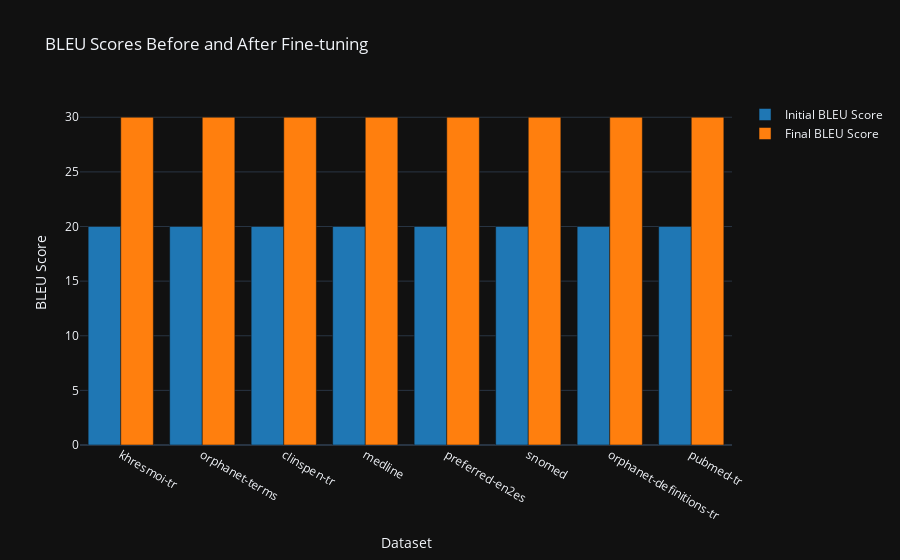

The notebook cell this image was saved under:
### Markdown cell above
### Ordered by target vocabulary size

### Code cell
vocabulary_datasets = ["khresmoi-tr", "orphanet-terms", "clinspen-tr", "medline", "preferred-en2es", "snomed", "orphanet-definitions-tr", "pubmed-tr"]
vocabulary_initial = [20, 20, 20, 20, 20, 20, 20, 20]
vocabulary_final = [30, 30, 30, 30, 30, 30, 30, 30]
plot_curriculum_results(vocabulary_datasets, vocabulary_initial, vocabulary_final)

### Figure 1 — Plotly figure (JSON) as saved in the notebook; plotly's stock layout.template omitted (floating-point values rounded to 4 significant figures)
{"data": [{"marker": {"color": "rgb(31, 119, 180)"}, "name": "Initial BLEU Score", "x": ["khresmoi-tr", "orphanet-terms", "clinspen-tr", "medline", "preferred-en2es", "snomed", "orphanet-definitions-tr", "pubmed-tr"], "y": [20, 20, 20, 20, 20, 20, 20, 20], "type": "bar"}, {"marker": {"color": "rgb(255, 127, 14)"}, "name": "Final BLEU Score", "x": ["khresmoi-tr", "orphanet-terms", "clinspen-tr", "medline", "preferred-en2es", "snomed", "orphanet-definitions-tr", "pubmed-tr"], "y": [30, 30, 30, 30, 30, 30, 30, 30], "type": "bar"}], "layout": {"barmode": "group", "title": {"text": "BLEU Scores Before and After Fine-tuning"}, "xaxis": {"title": {"text": "Dataset"}}, "yaxis": {"title": {"text": "BLEU Score"}}}}
